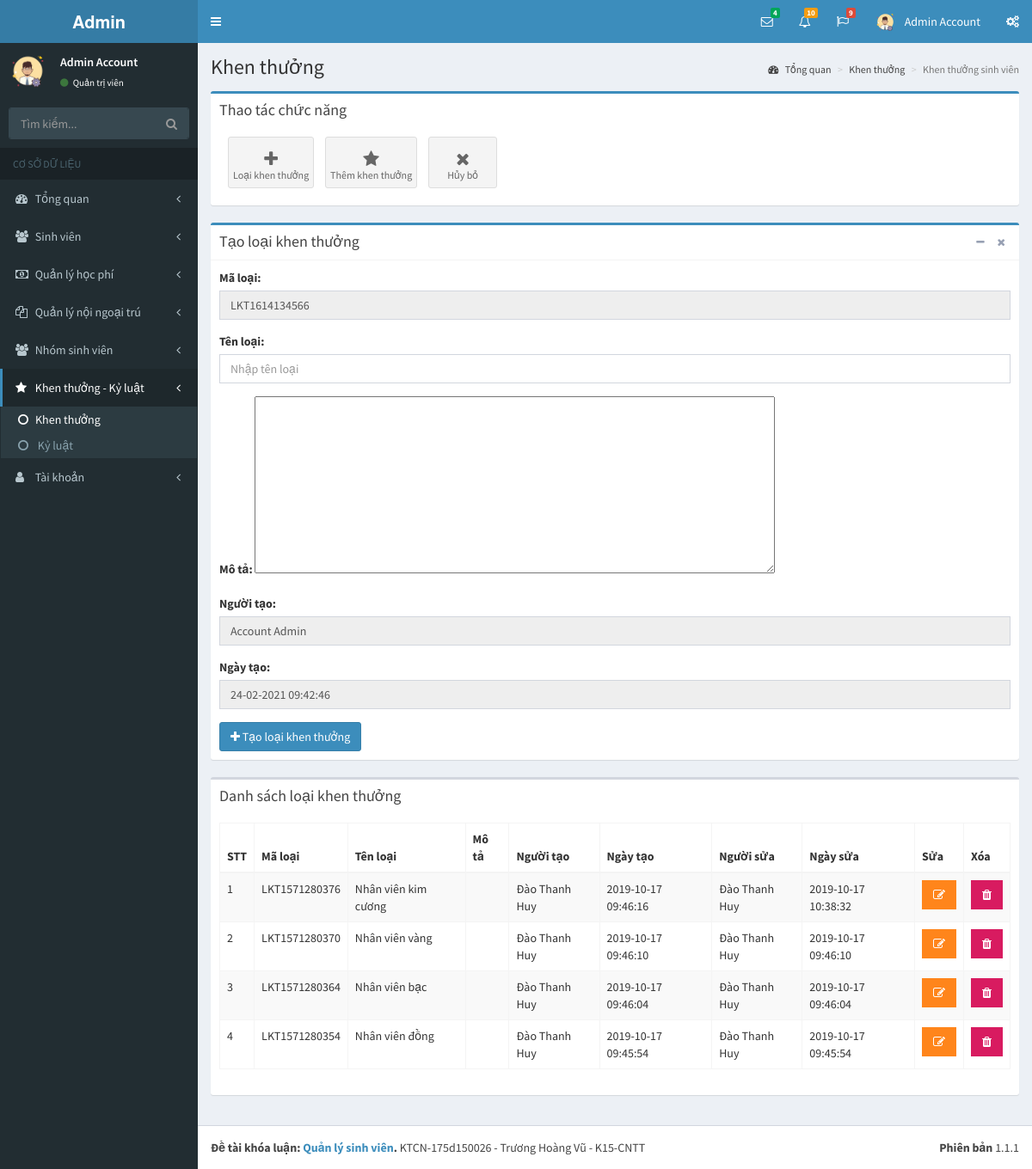
The app's page /pages/khen-thuong.php?p=bonus-discipline&a=bonus&tao-loai (signed in) with its own data.
### tables this page shows
CREATE TABLE `tai_khoan` (
  `id` int(11) NOT NULL,
  `ho` varchar(50) NOT NULL,
  `ten` varchar(50) NOT NULL,
  `hinh_anh` varchar(50) NOT NULL,
  `email` varchar(50) NOT NULL,
  `mat_khau` varchar(50) NOT NULL,
  `so_dt` varchar(50) NOT NULL,
  `quyen` tinyint(1) NOT NULL,
  `trang_thai` tinyint(1) NOT NULL,
  `truy_cap` int(11) NOT NULL,
  `ngay_tao` datetime NOT NULL,
  `ngay_sua` datetime NOT NULL
);

CREATE TABLE `loai_khen_thuong_ky_luat` (
  `id` int(11) NOT NULL,
  `ma_loai` varchar(50) NOT NULL,
  `ten_loai` varchar(255) NOT NULL,
  `ghi_chu` varchar(255) NOT NULL,
  `flag` tinyint(1) NOT NULL,
  `nguoi_tao` varchar(50) NOT NULL,
  `ngay_tao` datetime NOT NULL,
  `nguoi_sua` varchar(50) NOT NULL,
  `ngay_sua` datetime NOT NULL
);

### pages/khen-thuong.php (the view, shortened to what this page needs)
<?php
if(isset($_SESSION['username']) && isset($_SESSION['level']))
{
  include('../layouts/header.php');
  include('../layouts/topbar.php');
  include('../layouts/sidebar.php');
  $showData = "SELECT id, ma_loai, ten_loai, ghi_chu, nguoi_tao, ngay_tao, nguoi_sua, ngay_sua FROM loai_khen_thuong_ky_luat WHERE flag = 1 ORDER BY ngay_tao DESC";
  $result = mysqli_query($conn, $showData);
  $arrShow = array();
  while ($row = mysqli_fetch_array($result)) {
    $arrShow[] = $row;
  }
  $maLoai = "LKT" . time();
?>
  <div class="content-wrapper">
    <section class="content-header">
      <h1>
        Khen thưởng
      </h1>
      <ol class="breadcrumb">
        <li><a href="index.php?p=index&a=statistic"><i class="fa fa-dashboard"></i> Tổng quan</a></li>
        <li><a href="khen-thuong.php?p=bonus-discipline&a=bonus">Khen thưởng</a></li>
        <li class="active">Khen thưởng sinh viên</li>
      </ol>
    </section>
    <section class="content">
      <div class="row">
        <div class="col-xs-12">
          <div class="box box-primary">
            <div class="box-header">
              <h3 class="box-title">Thao tác chức năng</h3>
            </div>
            <div class="box-body">
              <a  href="khen-thuong.php?p=bonus-discipline&a=bonus&tao-loai" class="btn btn-app">
                <i class="fa fa-plus"></i> Loại khen thưởng
              </a>
              <a href="khen-thuong.php?p=bonus-discipline&a=bonus&khen-thuong" class="btn btn-app">
                <i class="fa fa-star"></i> Thêm khen thưởng
              </a>
              <?php
                if(isset($_GET['tao-loai']) || isset($_GET['khen-thuong']))
                  echo "<a href='khen-thuong.php?p=bonus-discipline&a=bonus' class='btn btn-app'>
                          <i class='fa fa-close'></i> Hủy bỏ
                        </a>";
              ?>
            </div>
          </div>
          <?php
          if(isset($_GET['tao-loai']))
          {
          ?>
          <div class="box box-primary">
            <div class="box-header with-border">
              <h3 class="box-title">Tạo loại khen thưởng</h3>
              <div class="box-tools pull-right">
                <button type="button" class="btn btn-box-tool" data-widget="collapse"><i class="fa fa-minus"></i></button>
                <button type="button" class="btn btn-box-tool" data-widget="remove"><i class="fa fa-remove"></i></button>
              </div>
            </div>
            <div class="box-body">
              <form action="" method="POST">
                <div class="row">
                  <div class="col-md-12">
                    <div class="form-group">
                      <label for="exampleInputEmail1">Mã loại: </label>
                      <input type="text" class="form-control" name="speacialCode" value="<?php echo $maLoai; ?>" readonly>
                    </div>
                    <div class="form-group">
                      <label for="exampleInputEmail1">Tên loại: </label>
                      <input type="text" class="form-control" id="exampleInputEmail1" placeholder="Nhập tên loại" name="tenLoai">
                    </div>
                    <div class="form-group">
                      <label for="exampleInputEmail1">Mô tả: </label>
                      <textarea id="editor1" rows="10" cols="80" name="moTa">
                      </textarea>
                    </div>
                    <div class="form-group">
                      <label for="exampleInputEmail1">Người tạo: </label>
                      <input type="text" class="form-control" id="exampleInputEmail1" value="<?php echo $row_acc['ho']; ?> <?php echo $row_acc['ten']; ?>" name="nguoiTao" readonly>
                    </div>
                    <div class="form-group">
                      <label for="exampleInputEmail1">Ngày tạo: </label>
                      <input type="text" class="form-control" id="exampleInputEmail1" value="<?php echo date('d-m-Y H:i:s'); ?>" name="ngayTao" readonly>
                    </div>
                    <?php
                      if($_SESSION['level'] == 1)
                        echo "<button type='submit' class='btn btn-primary' name='taoLoai'><i class='fa fa-plus'></i> Tạo loại khen thưởng</button>";
                    ?>
                  </div>
                </div>
              </form>
            </div>
          </div>
          <?php
          }
          ?>
          <?php
          if(isset($_GET['tao-loai']))
          {
          ?>
          <div class="box">
            <div class="box-header">
              <h3 class="box-title">Danh sách loại khen thưởng</h3>
            </div>
            <div class="box-body">
              <div class="table-responsive">
                <table id="example1" class="table table-bordered table-striped">
                  <thead>
                  <tr>
                    <th>STT</th>
                    <th>Mã loại</th>
                    <th>Tên loại</th>
                    <th>Mô tả</th>
                    <th>Người tạo</th>
                    <th>Ngày tạo</th>
                    <th>Người sửa</th>
                    <th>Ngày sửa</th>
                    <th>Sửa</th>
                    <th>Xóa</th>
                  </tr>
                  </thead>
                  <tbody>
                  <?php
                    $count = 1;
                    foreach ($arrShow as $arrS)
                    {
                  ?>
                      <tr>
                        <td><?php echo $count; ?></td>
                        <td><?php echo $arrS['ma_loai']; ?></td>
                        <td><?php echo $arrS['ten_loai']; ?></td>
                        <td><?php echo $arrS['ghi_chu']; ?></td>
                        <td><?php echo $arrS['nguoi_tao']; ?></td>
                        <td><?php echo $arrS['ngay_tao']; ?></td>
                        <td><?php echo $arrS['nguoi_sua']; ?></td>
                        <td><?php echo $arrS['ngay_sua']; ?></td>
                        <th>
                          <?php
                            if($row_acc['quyen'] == 1)
                            {
                              echo "<form method='POST'>";
                              echo "<button type='submit' class='btn bg-orange btn-flat'  name='suaLoai'><i class='fa fa-edit'></i></button>";
                              echo "</form>";
                            }
                            else
                            {
                              echo "<button type='button' class='btn bg-orange btn-flat' disabled><i class='fa fa-edit'></i></button>";
                            }
                          ?>
                        </th>
                        <th>
                          <?php
                            if($row_acc['quyen'] == 1)
                            {
                              echo "<button type='button' class='btn bg-maroon btn-flat' data-toggle='modal' data-target='#exampleModal' data-whatever='".$arrS['ma_loai']."'><i class='fa fa-trash'></i></button>";
                            }
                            else
                            {
                              echo "<button type='button' class='btn bg-maroon btn-flat' disabled><i class='fa fa-trash'></i></button>";
                            }
                          ?>
                        </th>
                      </tr>
                  <?php
                      $count++;
                    }
                  ?>
                  </tbody>
                </table>
              </div>
            </div>
          </div>
          <?php
          }
          ?>
        </div>
      </div>
    </section>
  </div>
<?php
  include('../layouts/footer.php');
}
else
{
  header('Location: dang-nhap.php');
}
?>

### layouts/topbar.php (shortened to what this page needs)
<body class="hold-transition skin-blue sidebar-mini">
<div class="wrapper">
  <header class="main-header">
    <a href="index.php?p=index&a=statistic" class="logo">
      <span class="logo-lg"><b>Admin</b></span>
    </a>
    <nav class="navbar navbar-static-top">
      <a href="#" class="sidebar-toggle" data-toggle="push-menu" role="button">
      </a>
      <div class="navbar-custom-menu">
        <ul class="nav navbar-nav">
          <li class="dropdown messages-menu">
            <a href="#" class="dropdown-toggle" data-toggle="dropdown">
              <i class="fa fa-envelope-o"></i>
              <span class="label label-success">4</span>
            </a>
          </li>
          <li class="dropdown notifications-menu">
            <a href="#" class="dropdown-toggle" data-toggle="dropdown">
              <i class="fa fa-bell-o"></i>
              <span class="label label-warning">10</span>
            </a>
          </li>
          <li class="dropdown tasks-menu">
            <a href="#" class="dropdown-toggle" data-toggle="dropdown">
              <i class="fa fa-flag-o"></i>
              <span class="label label-danger">9</span>
            </a>
          </li>
          <li class="dropdown user user-menu">
            <a href="#" class="dropdown-toggle" data-toggle="dropdown">
              <img src="../uploads/images/<?php echo $row_acc['hinh_anh']; ?>" class="user-image" alt="User Image">
              <span class="hidden-xs"><?php echo $row_acc['ten']; ?> <?php echo $row_acc['ho']; ?></span>
            </a>
          </li>
          <li>
            <a href="#" data-toggle="control-sidebar"><i class="fa fa-gears"></i></a>
          </li>
        </ul>
      </div>
    </nav>
  </header>

### layouts/sidebar.php (shortened to what this page needs)
<?php
    if(isset($_GET['p']) && isset($_GET['a']))
    {
        $p = $_GET['p'];
        $a = $_GET['a'];
    }
?>
  <aside class="main-sidebar">
    <section class="sidebar">
      <div class="user-panel">
        <div class="pull-left image">
          <img src="../uploads/images/<?php echo $row_acc['hinh_anh']; ?>" class="img-circle" alt="User Image">
        </div>
        <div class="pull-left info">
          <p>
            <?php echo $row_acc['ten']; ?> <?php echo $row_acc['ho']; ?>
          </p>
          <a href="#"><i class="fa fa-circle text-success"></i>
            <?php
              if($row_acc['quyen'] == 1)
              {
                echo "Quản trị viên";
              }
              else
              {
                echo "Sinh viên";
              }
            ?>
          </a>
        </div>
      </div>
      <form action="#" method="get" class="sidebar-form">
        <div class="input-group">
          <input type="text" name="q" class="form-control" placeholder="Tìm kiếm...">
          <span class="input-group-btn">
                <button type="submit" name="search" id="search-btn" class="btn btn-flat"><i class="fa fa-search"></i>
                </button>
              </span>
        </div>
      </form>
      <ul class="sidebar-menu" data-widget="tree">
        <li class="header">CƠ SỞ DỮ LIỆU</li>
        <li class="<?php if($p == 'index') echo 'active'; ?> treeview">
          <a href="#">
            <i class="fa fa-dashboard"></i> <span>Tổng quan</span>
            <span class="pull-right-container">
              <i class="fa fa-angle-left pull-right"></i>
            </span>
          </a>
        </li>
        <li class="<?php if($p == 'staff') echo 'active'; ?> treeview">
          <a href="#">
            <i class="fa fa-users"></i>
            <span>Sinh viên</span>
            <span class="pull-right-container">
              <i class="fa fa-angle-left pull-right"></i>
            </span>
          </a>
        </li>
        <li class="<?php if($p == 'salary') echo 'active'; ?> treeview">
          <a href="#">
            <i class="fa fa-money"></i>
            <span>Quản lý học phí</span>
            <span class="pull-right-container">
              <i class="fa fa-angle-left pull-right"></i>
            </span>
          </a>
        </li>
        <li class="<?php if($p == 'collaborate') echo 'active'; ?> treeview">
          <a href="#">
            <i class="fa fa-files-o"></i>
            <span>Quản lý nội ngoại trú</span>
            <span class="pull-right-container">
              <i class="fa fa-angle-left pull-right"></i>
            </span>
          </a>
        </li>
        <li class="<?php if($p == 'group') echo 'active'; ?> treeview">
          <a href="#">
            <i class="fa fa-users"></i> <span>Nhóm sinh viên</span>
            <span class="pull-right-container">
              <i class="fa fa-angle-left pull-right"></i>
            </span>
          </a>
        </li>
        <li class="<?php if($p == 'bonus-discipline') echo 'active'; ?> treeview">
          <a href="#">
            <i class="fa fa-star"></i> <span>Khen thưởng - Kỷ luật</span>
            <span class="pull-right-container">
              <i class="fa fa-angle-left pull-right"></i>
            </span>
          </a>
          <ul class="treeview-menu">
            <li class="<?php if(($p == 'bonus-discipline') && ($a =='bonus')) echo 'active'; ?>"><a href="khen-thuong.php?p=bonus-discipline&a=bonus"><i class="fa fa-circle-o"></i>Khen thưởng</a></li>
            <li class="<?php if(($p == 'bonus-discipline') && ($a =='discipline')) echo 'active'; ?>"><a href="ky-luat.php?p=bonus-discipline&a=discipline"><i class="fa fa-circle-o"></i> Kỷ luật</a></li>
          </ul>
        </li>
        <li class="<?php if($p == 'account') echo 'active'; ?> treeview">
          <a href="#">
            <i class="fa fa-user"></i> <span>Tài khoản</span>
            <span class="pull-right-container">
              <i class="fa fa-angle-left pull-right"></i>
            </span>
          </a>
        </li>
      </ul>
    </section>
  </aside>

### records on screen
tai_khoan: hinh_anh (picture), ten "Admin", ho "Account", nguoiTao "Account Admin"
loai_khen_thuong_ky_luat: ma_loai "LKT1571280376", ten_loai "Nhân viên kim cương", nguoi_tao "Đào Thanh Huy", ngay_tao "2019-10-17 09:46:16", nguoi_sua "Đào Thanh Huy", ngay_sua "2019-10-17 10:38:32"
loai_khen_thuong_ky_luat: ma_loai "LKT1571280370", ten_loai "Nhân viên vàng", nguoi_tao "Đào Thanh Huy", ngay_tao "2019-10-17 09:46:10", nguoi_sua "Đào Thanh Huy", ngay_sua "2019-10-17 09:46:10"
loai_khen_thuong_ky_luat: ma_loai "LKT1571280364", ten_loai "Nhân viên bạc", nguoi_tao "Đào Thanh Huy", ngay_tao "2019-10-17 09:46:04", nguoi_sua "Đào Thanh Huy", ngay_sua "2019-10-17 09:46:04"
loai_khen_thuong_ky_luat: ma_loai "LKT1571280354", ten_loai "Nhân viên đồng", nguoi_tao "Đào Thanh Huy", ngay_tao "2019-10-17 09:45:54", nguoi_sua "Đào Thanh Huy", ngay_sua "2019-10-17 09:45:54"
